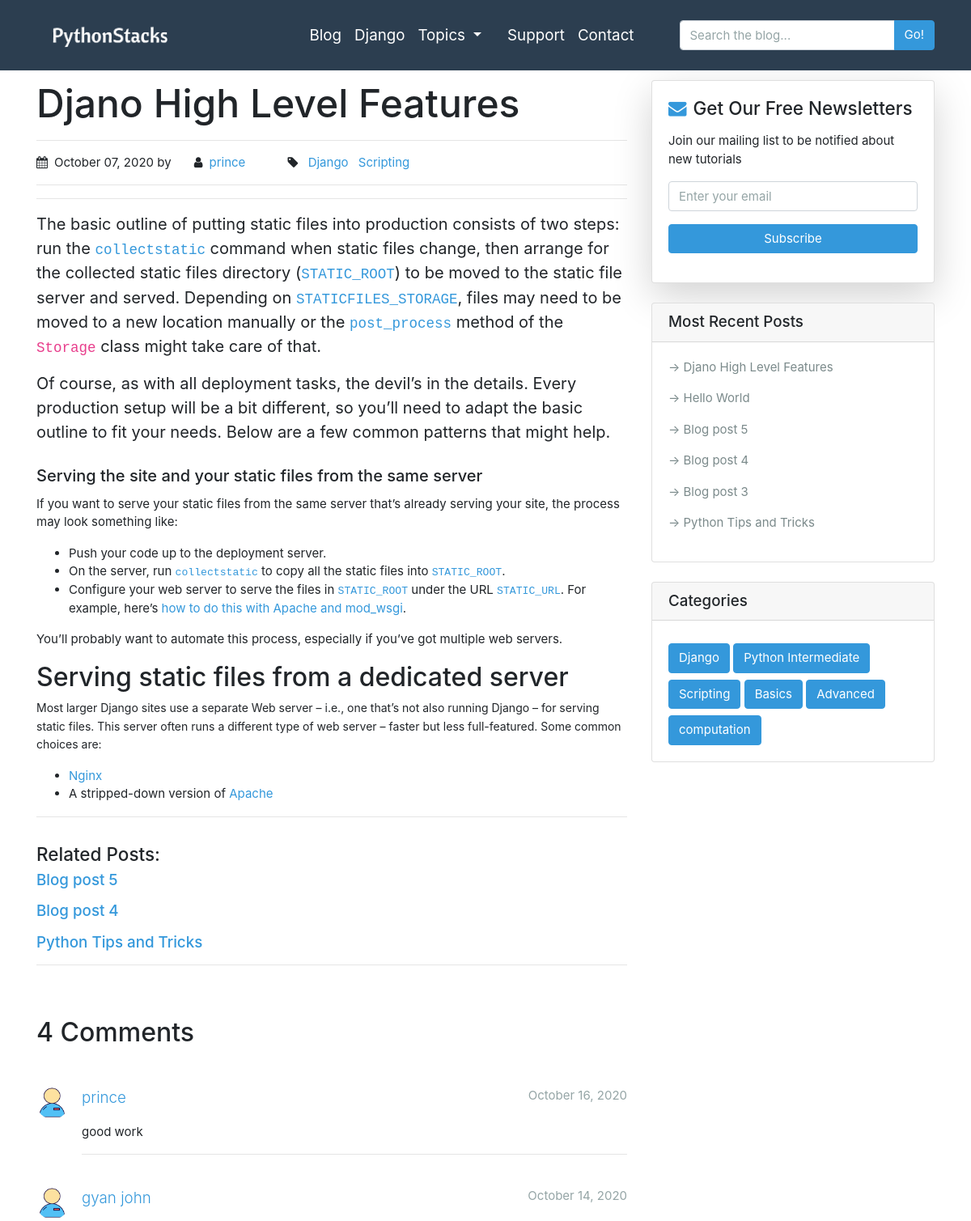
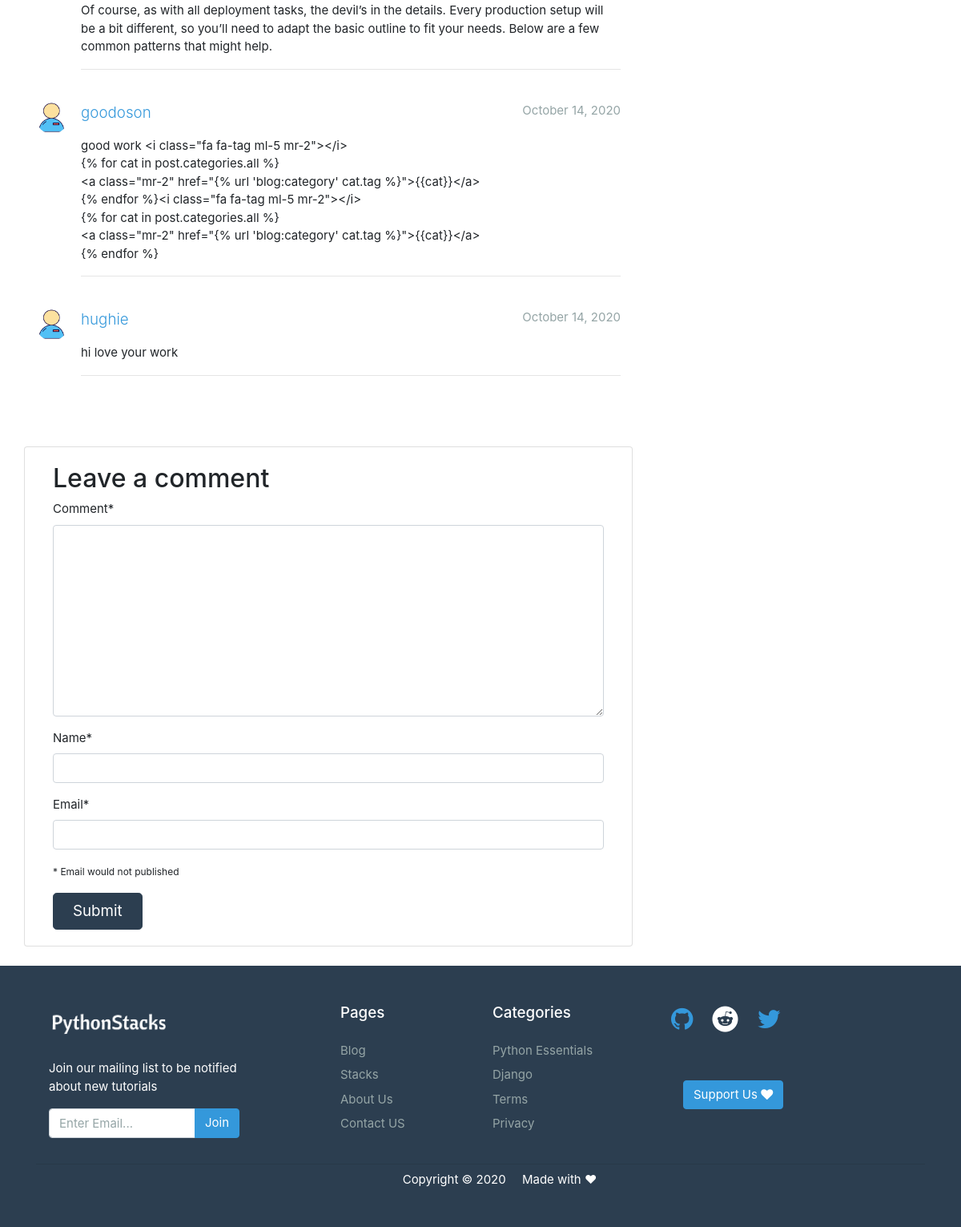
Screenshot of /blog/djano-high-level-features/ with the database file from the repository (2 pictures, top to bottom).
### blog/models.py (models this page shows, shortened)
class Post(models.Model):
    title = models.CharField(max_length=200)
    author = models.ForeignKey(Author, on_delete=models.CASCADE)
    image = models.ImageField(upload_to='post_images', blank=True)
    slug = models.SlugField(unique=True)
    overview = models.TextField()
    content = RichTextUploadingField()
    pub_date = models.DateTimeField(auto_now_add=True)      # default=timezone.now - from django.utils import tim...
    categories = models.ManyToManyField(Category, blank=False, related_name='posts')
    featured = models.BooleanField(default=False)
    class Meta:
        ordering = ['-pub_date']

class Author(models.Model):
    user = models.OneToOneField(User, on_delete=models.CASCADE)
    def __str__(self):
        return f"{self.user.username}"

class Category(models.Model):
    tag = models.CharField(max_length=50)
    def __str__(self):
        return f'{self.tag}'

class Comment(models.Model):
    post = models.ForeignKey(Post, related_name='comments', on_delete=models.CASCADE)
    name = models.CharField(max_length=99)
    email = models.EmailField()
    comment = models.TextField()
    created_on = models.DateTimeField(auto_now_add=True)
    active = models.BooleanField(default=False)
    class Meta:
        ordering = ['-created_on']

### blog/views.py (the view)
# urls.py: path("<slug:slug>/", views.detail, name="detail"),
def detail(request, slug):
    post = get_object_or_404(Post, slug=slug)
    comments = post.comments.filter(active=True) # all active comments associated with this post
    new_comment = None
    post_cat = post.categories.all().first()  # only generating related posts via just one of the post's category
    related_posts = post_cat.posts.all().exclude(slug=post.slug)[:4]  # only 3 of related posts, excluding current post
    if request.method == 'POST':
        comment_form = CommentForm(request.POST)  # pass in the data received to the CommentForm
        if comment_form.is_valid():
            new_comment = comment_form.save(commit=False)
            new_comment.post = post
            new_comment.save()
    else:
        comment_form = CommentForm()
    context = {
        'post': post,
        'related_posts': related_posts,
        'categories': categories,
        'comment_form': comment_form,
        'new_comment': new_comment,
        'recent_posts': recent_posts,
        'comments': comments,
    }
    return render(request, 'blog/detail.html', context)

### blog/forms.py
class CommentForm(forms.ModelForm):
    class Meta:
        model = Comment
        fields = ('comment', 'name', 'email')

### blog/templates/blog/detail.html (shortened to what this page needs)
{% extends "blog/base.html" %}
{% load crispy_forms_tags %}
{% load static %}
{% block content %}
<div class="container">
    <div class="row">
      <div class="col-lg-8">
        <h1 class="mt-4">{{ post.title }}</h1>
        <hr>
        <p><i class="fa fa-calendar mr-2"></i>{{ post.pub_date | date:"F d, Y" }}
          <span> by
            <i class="fa fa-user ml-4 mr-2"></i><a href="{% url 'blog:about' %}">{{ post.author }}</a>
          </span>
          <i class="fa fa-tag ml-5 mr-2"></i>
            {% for cat in post.categories.all %}
              <a class="mr-2" href="{% url 'blog:category' cat.tag %}">{{cat}}</a>
            {% endfor %}
        </p>
        <hr>
        <hr>
        <div>
          {{ post.content | safe}}
        </div>
        <hr>
      </div>
      {% include "blog/sidebar.html" %}
      {% if related_posts %}
        <div class="col-md-8 my-3">
          <h4 class="mb-2">Related Posts:</h4>
            {% for post in related_posts %}
              <h5 class="mb-3"><a href="{% url 'blog:detail' post.slug %}">{{ post.title }}</a></h5>
            {% endfor %}
            <hr class="mb-4">
        </div>
      {% endif %}
        <div class="col-md-8 my-4">
            <h3 class="mb-5">{{ comments.count }} Comments</h3>
            {% for comment in comments%}
            <div class="media mb-4">
              <img class="d-flex mr-3 rounded-circle" width="40" src="{% static 'blog/images/avatar.png' %}" alt="">
              <div class="media-body">
                <p class="mt-0">
                  <span class="text-info lead">{{ comment.name }}</span>
                  <span class="float-right text-muted font-weight-normal">
                     {{ comment.created_on | date:"F d, Y" }}
                  </span>
                </p>
                {{ comment.comment | linebreaks }}
                <hr>
              </div>
            </div>
            {% endfor %}
        </div>
        <div class="col-md-8 card my-4">
          <div class="card-body">
            {% if new_comment %}
              <div class="alert alert-success">
                Your comment is awaiting moderation
              </div>
            {% else %}
              <h3>Leave a comment </h3>
              <form method="post" class="form">
                {{ comment_form | crispy }}
                <p><small>* Email would not published </small></p>
                <button type="submit" class="btn btn-primary btn-lg px-4">Submit</button>
              </form>
            {%  endif %}
          </div>
        </div>
    </div>
</div>
{% endblock content%}

### blog/templates/blog/base.html (shortened to what this page needs)
{% load static %}
<!DOCTYPE html>
<html lang="en">
<head>
  <link href="{% static 'blog/bootstrap.min.css' %}" rel="stylesheet">
  <link rel="stylesheet" href="{% static 'blog/prism/prism.css' %}">
  <link rel="stylesheet" href="https://cdnjs.cloudflare.com/ajax/libs/font-awesome/4.7.0/css/font-awesome.min.css">
</head>
<body>
  <nav class="navbar navbar-expand-lg navbar-dark bg-primary fixed-top">
    <div class="container">
      <a class="navbar-brand" href="{% url 'blog:index' %}"><img class="mr-2" height="45" src="{% static 'blog/images/logo5.png' %}"></a>
      <div class="collapse navbar-collapse" id="navbarResponsive">
        <ul class="navbar-nav ml-auto mr-5">
          <li class="nav-item">
            <a class="nav-link lead" href="{% url 'blog:index' %}"><strong>Blog</strong>
            </a>
          </li>
          <li class="nav-item">
            <a class="nav-link lead" href="{% url 'blog:category' 'Django' %}"><strong>Django</strong></a>
          </li>
          <li class="nav-item dropdown">
            <a class="nav-link lead mr-3 dropdown-toggle" href="#" id="navbarDropdown" role="button" data-toggle="dropdown" aria-haspopup="true" aria-expanded="false">
              <strong>Topics</strong>
            </a>
          </li>
          <li class="nav-item">
            <a class="nav-link lead" href="{% url 'blog:about' %}"><strong>Support</strong></a>
          </li>
          <li class="nav-item">
            <a class="nav-link lead" href="{% url 'blog:contact' %}"><strong>Contact</strong></a>
          </li>
        </ul>
        <form method="get" action="{% url 'blog:search' %}">
            <div class="input-group">
              <input type="text" class="form-control" name="q" placeholder="Search the blog...">
              <span class="input-group-append">
                <button class="btn btn-info" type="submit">Go!</button>
              </span>
            </div>
        </form>
      </div>
    </div>
  </nav>
{% block content %}
{% endblock %}
  <footer class="py-5 bg-primary">
    <div class="container">
      <div class="row">
        <div class="col-md-4">
          <a href="{% url 'blog:index' %}"><img height="45" src="{% static 'blog/images/logo5.png' %}"></a>
          <div class="my-4 ml-3 mr-5 pr-5">
            <p class="mt-3 text-white">Join our mailing list to be notified about new tutorials </p>
            <form method="post" action="{% url 'marketing:subscription' %}">
              <div class="input-group">
                <input type="text" class="form-control" name="email" placeholder="Enter Email...">
                <span class="input-group-append">
                  <button class="btn btn-info" type="submit">Join</button>
                </span>
              </div>
            </form>
          </div>
        </div>
        <div class="col-6 col-md-2">
          <h5 class="text-white mb-4">Pages</h5>
          <ul class="list-unstyled text-small">
            <li class="mb-2"><a class="text-muted text-white" href="#">Blog</a></li>
            <li class="mb-2"><a class="text-muted text-white" href="#">Stacks</a></li>
            <li class="mb-2"><a class="text-muted text-white" href="{% url 'blog:about' %}">About Us</a></li>
            <li class="mb-2"><a class="text-muted text-white" href="{% url 'blog:contact' %}">Contact US</a></li>
          </ul>
        </div>
        <div class="col-6 col-md-2">
          <h5 class="text-white mb-4">Categories</h5>
          <ul class="list-unstyled text-small">
            <li class="mb-2"><a class="text-muted text-white" href="{% url 'blog:about' %}">Python Essentials</a></li>
            <li class="mb-2"><a class="text-muted text-white" href="{% url 'blog:contact' %}">Django</a></li>
            <li class="mb-2"><a class="text-muted text-white" href="#">Terms</a></li>
            <li class="mb-2"><a class="text-muted text-white" href="#">Privacy</a></li>
          </ul>
        </div>
        <div class="col-md-4">
          <div class="row">
            <a href=""><h3><i class="fa fa-github ml-5"></i></h3></a>
            <a href=""><h3><i class="fa fa-reddit ml-4" style="color: white;"></i></h3></a>
            <a href=""><h3 class="text-info"><i class="fa fa-twitter ml-4"></i></h3></a>
          </div>
          <div class="mt-5">
            <a href="#" class="btn btn-info ml-5">Support Us <i class="fa fa-heart"></i></a>
          </div>
        </div>
      </div>
      <hr class="my-2">
      <div class="mt-1">
        <p class="m-0 text-center text-white">
          <span class="mt-5 ml-5 text-white mr-3">Copyright &copy; 2020</span>
          Made with &hearts;
        </p>
      </div>
    </div>
  </footer>
</body>
</html>

### blog/templates/blog/sidebar.html (shortened to what this page needs)
<div class="col-md-4">
        <div class="card my-4 shadow-lg">
          <div class="card-body">
            <h4><i class="fa fa-envelope mr-2 text-info"></i>Get Our Free Newsletters</h4>
            <p class="mt-3">Join our mailing list to be notified about new tutorials </p>
            <form method="post" action="{% url 'marketing:subscription' %}">
              <div class="form-group">
                <input type="email" class="form-control" name="email" placeholder="Enter your email">
                <button class="btn btn-info btn-block mt-3" type="submit">Subscribe</button>
              </div>
            </form>
          </div>
        </div>
        <div class="card my-4">
          <h5 class="card-header">Most Recent Posts</h5>
          <div class="card-body">
            {% for recent in recent_posts %}
            <p ><a class="text-dark" href="{% url 'blog:detail' recent.slug %}">&rarr; {{ recent.title }}</a></p>
            {% endfor %}
          </div>
        </div>
        <div class="card my-4">
          <h5 class="card-header">Categories</h5>
          <div class="card-body">
            {% for cat in categories %}
              <a class="btn btn-info mt-2" href="{% url 'blog:category' cat.tag %}">{{ cat }}</a>
            {% endfor %}
          </div>
        </div>
</div>

### blog/templates/blog/base.html (style rules this page uses)
body { padding-top: 75px; font-family: -apple-system, BlinkMacSystemFont, 'Segoe UI', Roboto, Oxygen, Ubuntu, Cantarell, 'Open Sans', 'Helvetica Neue', sans-serif; }
a { color: #3498db; }

### rows the page displays
Post: title "Djano High Level Features", pub_date "October 07, 2020", author "prince", content "The basic outline of putting static files into production consists of two steps: run the collectstatic command when static files change, then arrange for the collected static files directory ( STATIC_ROOT ) to be moved to the static file server and served. Depending on STATICFILES_STORAGE , files may need to be moved to a new location manually or the post_process method of the Storage class might take care of that. Of course, as with all deployment tasks, the devil’s in the details. Every production setup will be a bit different, so you’ll need to adapt the basic outline to fit your needs. Below are a few common patterns that might help. Serving the site and your static files from the same…"
Category: tag "Django"
Category: tag "Scripting"
Post: title "Hello World"
Post: title "Blog post 5"
Post: title "Blog post 4"
Post: title "Blog post 3"
Post: title "Python Tips and Tricks"
Category: tag "Python Intermediate"
Category: tag "Basics"
Category: tag "Advanced"
Category: tag "computation"
Comment: name "prince", created_on "October 16, 2020", comment "good work"
Comment: name "gyan john", created_on "October 14, 2020", comment "Of course, as with all deployment tasks, the devil’s in the details. Every production setup will be a bit different, so you’ll need to adapt the basic outline to fit your needs. Below are a few common patterns that might help."
Comment: name "goodoson", created_on "October 14, 2020", comment "good work <i class=\"fa fa-tag ml-5 mr-2\"></i> {% for cat in post.categories.all %} <a class=\"mr-2\" href=\"{% url 'blog:category' cat.tag %}\">{{cat}}</a> {% endfor %}<i class=\"fa fa-tag ml-5 mr-2\"></i> {% for cat in post.categories.all %} <a class=\"mr-2\" href=\"{% url 'blog:category' cat.tag %}\">{{cat}}</a> {% endfor %}"
Comment: name "hughie", created_on "October 14, 2020", comment "hi love your work"

### other values shown
{{ comments.count }} "4"
